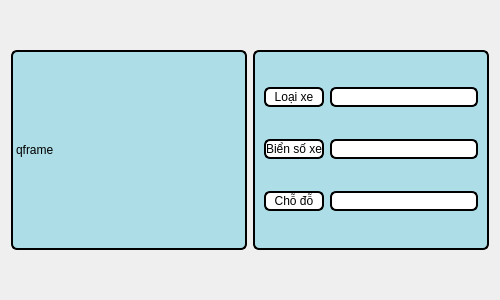
<?xml version="1.0" encoding="UTF-8"?>
<ui version="4.0">
 <class>WidgetSlot</class>
 <widget class="QWidget" name="WidgetSlot">
  <property name="geometry">
   <rect>
    <x>0</x>
    <y>0</y>
    <width>500</width>
    <height>300</height>
   </rect>
  </property>
  <property name="windowTitle">
   <string>Form</string>
  </property>
  <layout class="QGridLayout" name="gridLayout">
   <item row="0" column="1">
    <widget class="QGroupBox" name="groupBox_3">
     <property name="maximumSize">
      <size>
       <width>16777215</width>
       <height>200</height>
      </size>
     </property>
     <property name="styleSheet">
      <string notr="true">background-color: rgb(173, 221, 230);
border: 2px solid black;
border-radius: 6px;
</string>
     </property>
     <property name="title">
      <string/>
     </property>
     <layout class="QGridLayout" name="gridLayout_2">
      <item row="0" column="0">
       <widget class="QLabel" name="label">
        <property name="styleSheet">
         <string notr="true">background-color: rgb(255, 255, 255);
border: 2px solid black;
border-radius: 6px;</string>
        </property>
        <property name="text">
         <string>Loại xe</string>
        </property>
        <property name="alignment">
         <set>Qt::AlignCenter</set>
        </property>
       </widget>
      </item>
      <item row="1" column="0">
       <widget class="QLabel" name="label_2">
        <property name="styleSheet">
         <string notr="true">background-color: rgb(255, 255, 255);
border: 2px solid black;
border-radius: 6px;</string>
        </property>
        <property name="text">
         <string>Biển số xe</string>
        </property>
        <property name="alignment">
         <set>Qt::AlignCenter</set>
        </property>
       </widget>
      </item>
      <item row="2" column="1">
       <widget class="QLineEdit" name="qline_slot">
        <property name="styleSheet">
         <string notr="true">background-color: rgb(255, 255, 255);
border: 2px solid black;
border-radius: 6px;</string>
        </property>
        <property name="text">
         <string/>
        </property>
        <property name="alignment">
         <set>Qt::AlignCenter</set>
        </property>
        <property name="placeholderText">
         <string/>
        </property>
       </widget>
      </item>
      <item row="2" column="0">
       <widget class="QLabel" name="label_3">
        <property name="styleSheet">
         <string notr="true">background-color: rgb(255, 255, 255);
border: 2px solid black;
border-radius: 6px;</string>
        </property>
        <property name="text">
         <string>Chỗ đỗ</string>
        </property>
        <property name="alignment">
         <set>Qt::AlignCenter</set>
        </property>
       </widget>
      </item>
      <item row="1" column="1">
       <widget class="QLineEdit" name="qline_plate_digit">
        <property name="styleSheet">
         <string notr="true">background-color: rgb(255, 255, 255);
border: 2px solid black;
border-radius: 6px;</string>
        </property>
        <property name="text">
         <string/>
        </property>
        <property name="alignment">
         <set>Qt::AlignCenter</set>
        </property>
        <property name="placeholderText">
         <string/>
        </property>
       </widget>
      </item>
      <item row="0" column="1">
       <widget class="QLineEdit" name="qline_type_vehicle">
        <property name="styleSheet">
         <string notr="true">background-color: rgb(255, 255, 255);
border: 2px solid black;
border-radius: 6px;</string>
        </property>
        <property name="text">
         <string/>
        </property>
        <property name="alignment">
         <set>Qt::AlignCenter</set>
        </property>
        <property name="placeholderText">
         <string/>
        </property>
       </widget>
      </item>
     </layout>
    </widget>
   </item>
   <item row="0" column="0">
    <widget class="QLabel" name="qlabel_frame">
     <property name="sizePolicy">
      <sizepolicy hsizetype="Expanding" vsizetype="Preferred">
       <horstretch>0</horstretch>
       <verstretch>0</verstretch>
      </sizepolicy>
     </property>
     <property name="styleSheet">
      <string notr="true">background-color: rgb(173, 221, 230);
border: 2px solid black;
border-radius: 6px;
</string>
     </property>
     <property name="text">
      <string>qframe</string>
     </property>
    </widget>
   </item>
  </layout>
 </widget>
 <resources/>
 <connections/>
</ui>
